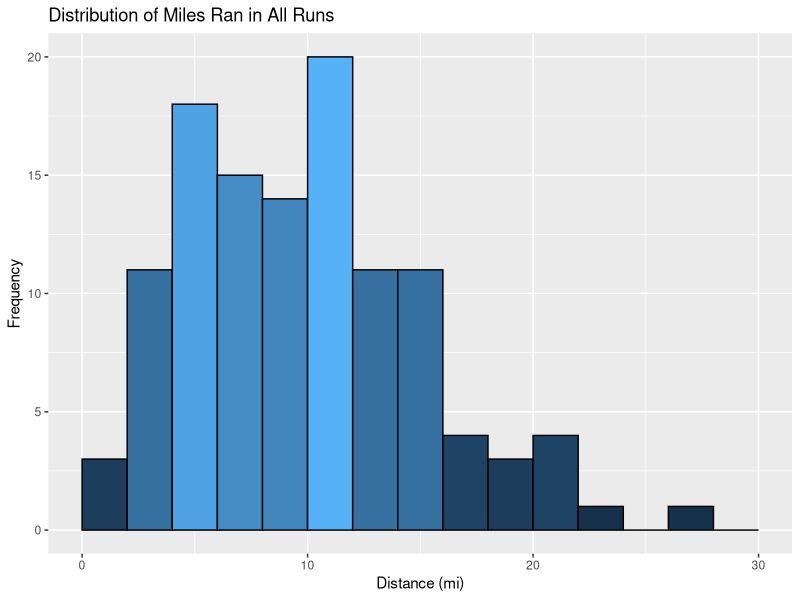
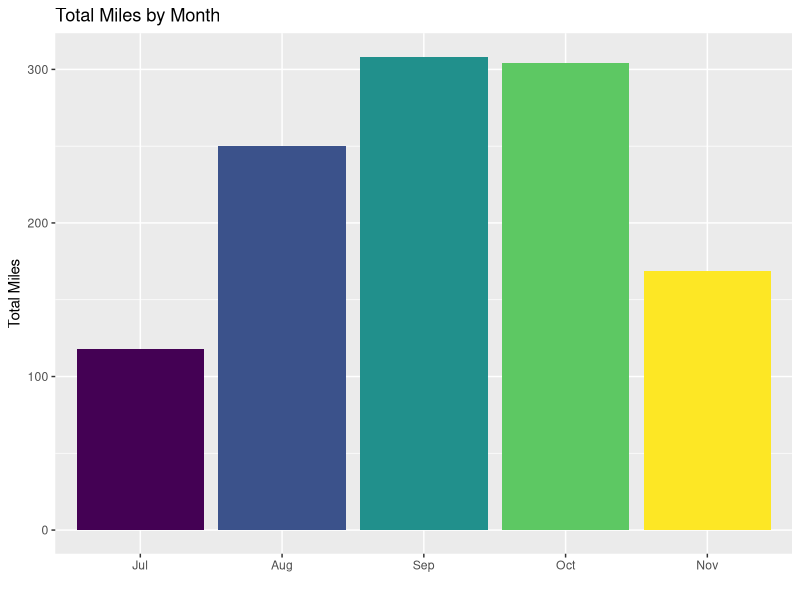

Source code (R) for these figures, in order: (Note: this script raises an error after producing the figures.)
## ---- chunk 1
runs <- read.csv("cleanedMarathonTrainingData.csv")
str(runs)
## ---- chunk 2
runs$X <- NULL
head(runs,2)
## ---- chunk 3
library(lubridate)

runs$Time <- as.POSIXct(runs$Time)#, format = '%H:%M:%S')
runs$Avg.Pace <- as.POSIXct(runs$Avg.Pace)#, format = '%H:%M:%S')
runs$Date <- as.POSIXct(runs$Date)
runs$StartTime <- hour(strptime(runs$StartTime, format = '%H:%M'))

str(runs)
## ---- chunk 4
runs$Month <- factor(runs$Month, ordered = TRUE, levels = c("Jul","Aug","Sep","Oct","Nov"))
## ---- chunk 5
library(ggplot2)
library(RColorBrewer)

#distance histogram
ggplot(data = runs, aes(x = Distance)) + 
  geom_histogram(binwidth = 2, aes(fill = ..count..), colour = "black", boundary = 2) +
  scale_x_continuous(limits=c(0, 30)) +
  xlab("Distance (mi)") + 
  ylab("Frequency") + 
  ggtitle("Distribution of Miles Ran in All Runs") + 
  guides(fill=FALSE) 

## ---- chunk 6
summary(runs$Distance)
## ---- chunk 7
#miles by month bars
ggplot(data = runs, aes(x = Month, y = Distance, fill = Month)) + 
  geom_bar(stat="identity") +
  xlab("") + 
  ylab("Total Miles") + 
  guides(fill=FALSE) +
  ggtitle("Total Miles by Month")
## ---- chunk 8
ggplot(data = runs, aes(x = weekNumber, y = Distance, fill = Month)) + 
  geom_bar(stat="identity") +
  xlab("Week of Plan") + 
  ylab("Total Miles") + 
  #guides(fill=FALSE) +
  ggtitle("Total Miles by Week of Plan")
## ---- chunk 9
runs[runs$weekNumber == 11,c('Name','weekNumber','Date','DOW','Distance')]
## ---- chunk 10
#avg. cadence grouped by month
ggplot(data = runs, aes(Month, Cad)) + 
  geom_jitter(aes(colour = Month)) +
  geom_boxplot(aes(fill = Month), 
               outlier.colour = "black", alpha = 0.5) + #geom_jitter()
  xlab("") + 
  ylab("Cadence (Steps/Min") + 
  guides(fill=FALSE) +
  ggtitle("Cadence per Month") 
## ---- chunk 11
#avg. HR grouped by month

ggplot(data = runs, aes(Month, Avg.HR)) + 
  geom_jitter(aes(colour = Month)) +
  geom_boxplot(aes(fill = Month), 
               outlier.colour = "black", alpha = 0.5) + #geom_jitter()
  xlab("Month") + 
  ylab("Avg. Heart Rate") + 
  ggtitle("Average Heart Rate per Month") 
## ---- chunk 12
#avg. cadence grouped by month
ggplot(data = runs, aes(RunType, Cad)) + 
  geom_jitter(aes(colour = RunType)) +
  geom_boxplot(aes(fill = RunType), 
               outlier.colour = "black", alpha = 0.5) +
  scale_colour_brewer(palette = "Set1") +
  scale_fill_brewer(palette = "Set1") +
  xlab("Run Type") + 
  ylab("Cadence") + 
  guides(fill=FALSE) +
  coord_flip() + 
  ggtitle("Cadence per Run Type") 
## ---- chunk 13
#avg. cadence grouped by month
ggplot(data = runs, aes(RunType, Avg.HR)) + 
  geom_jitter(aes(colour = RunType)) +
  geom_boxplot(aes(fill = RunType), 
               outlier.colour = "black", alpha = 0.5) +
  xlab("Run Type") + 
  ylab("Avg Heart Rate") + 
  guides(fill=FALSE) +
  ggtitle("Average Heart Rate per Run Type") 
## ---- chunk 14
runs[which.max(runs$Avg.HR),]
## ---- chunk 15
ggplot(data = runs, aes(x = Date, y = Avg.HR)) + 
  geom_line(aes(group=1)) +
  theme(axis.text.x = element_blank()) +
  xlab("Time") + 
  ylab("Average Heart Rate") + 
  ggtitle("Average Heart Rate Over Time")
## ---- chunk 16
ggplot(data = runs, aes(x = Date, y = Avg.Pace, colour = RunType)) + 
  geom_point() +
  geom_smooth(fill = NA) +  
  theme(axis.text.x = element_blank()) +
  theme(axis.text.y = element_blank()) +
  xlab("Date") + 
  ylab("Average Pace (mile/minute)") + 
  ggtitle("Average Pace Over Time") + 
  labs(caption="")
## ---- chunk 17
ggplot(data = runs, aes(x = Date, y = Avg.Pace, colour = RunType)) + 
  geom_point() +
  geom_smooth(fill = NA) +  
  theme(axis.text.x = element_blank()) +
  theme(axis.text.y = element_blank()) +
  xlab("Date") + 
  ylab("Average Pace (mile/minute)") + 
  ggtitle("Average Pace Over Time") + 
  labs(caption="") + 
  facet_grid(RunType~.)
## ---- chunk 18
table(runs$RunType)

#apply(runs$Cadence, runs$RunType, function(x) (Cad*(hour(runs$Time)*60)+(minute(runs$Time))+(second(runs$Time)/60)))

ggplot(data = runs, aes(RunType, (Cad*((hour(runs$Time)*60)+(minute(runs$Time))+(second(runs$Time)/60))))) + 
  geom_bar(aes(fill = RunType), stat = "identity") +
  xlab("Run Type") + 
  ylab("Steps") + 
  guides(fill=FALSE) +
  ggtitle("Total Steps Taken by Run Type") 
## ---- chunk 19
ggplot(data = runs, aes(x=Cad, y=Avg.HR)) + 
  geom_point(aes(colour = RunType)) +
  xlab("Cadence") + 
  ylab("Average Heart Rate") + 
  ggtitle("Average Hear Rate by Cadence")
